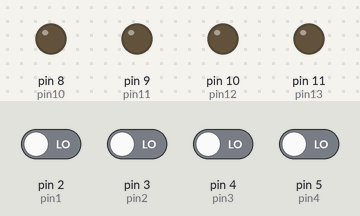
Recording of a sketch running on a simulated Arduino Uno, built with avr-gcc and run on an emulated ATmega328P. Parts: output pins drawn as LEDs (lit = HIGH). The test bench sets the inputs (shaded band); at power-on: pin 2 (pin1), pin 3 (pin2), pin 4 (pin3), pin 5 (pin4) LOW.

Above: at 1.2 s.
1.3 s: pin 2 (pin1) driven HIGH
At 2.0 s:
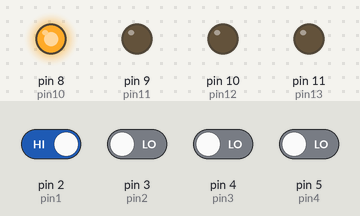
Timing chart, 0 to 4.3 s (numbered marks = the images above; inputs shaded):
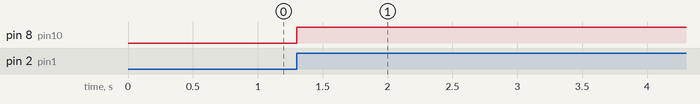

Measured:
- after the input at 1.3 s, pin 8 (pin10): LOW → HIGH at once

The sketch:

SecuenciaLedsIinfrarrojo.ino
```cpp
int pin1=2;//Pines de entrada de sensores infrarrojos
int pin2=3;
int pin3=4;
int pin4=5;

int valor=0;

int pin10=8;//Pines de salida a leds
int pin11=9;
int pin12=10;
int pin13=11;


 void setup() {
  // put your setup code here, to run once:

pinMode(pin1, INPUT);//Definir pines de entrada para sensores
pinMode(pin2, INPUT);
pinMode(pin3, INPUT);
pinMode(pin4, INPUT);


pinMode(pin10, OUTPUT);//Definir pines de salida para leds
pinMode(pin11, OUTPUT);
pinMode(pin12, OUTPUT);
pinMode(pin13, OUTPUT);
}

void loop() {
  // put your main code here, to run repeatedly:
  valor = digitalRead(pin1);
if(valor ==1){//Si se detecta señal en sensor 1

 digitalWrite(pin10,HIGH);
  //pin10 = 1;//se prende la priner luz
}
  valor = digitalRead(pin2);
  valor = digitalRead(pin1);
if(pin2==1&&pin1==0){//si se detecta señal en el sensor 2 y ya no en el 1
  digitalWrite(pin11,HIGH);
  digitalWrite(pin10,LOW);
  //pin11=1;//se prende la luz 2
  //pin10=0;//y se apaga la luz 1
}
 valor = digitalRead(pin3);
  valor = digitalRead(pin2);
if(pin3==1&&pin2==0){
  digitalWrite(pin12,HIGH);
  digitalWrite(pin11,LOW);
 // pin12=1;
  //pin11=0;
}
valor = digitalRead(pin4);
valor = digitalRead(pin3);
if(pin4==1&&pin3==0){
  digitalWrite(pin13,HIGH);
  digitalWrite(pin12,LOW);
  //pin13=1;
  //pin12=0;
}
valor = digitalRead(pin4);
if(pin4==0){//si ya no hay señal en el sensor 4
  digitalWrite(pin13,LOW);
  //pin13=0;//se apaga la ultima luz
}

}
```
